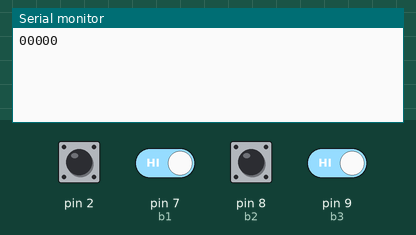
This sketch was run on a simulated Arduino Uno, built with avr-gcc and run on an emulated ATmega328P. Parts: the last lines printed to the serial monitor. The test bench sets the inputs (shaded band); at power-on: pin 2, pin 7 (b1), pin 8 (b2), pin 9 (b3) HIGH. Random numbers use the default seed unless the sketch sets one.

Above: at 1.2 s.
1.3 s: pin 2 driven LOW
At 1.8 s:
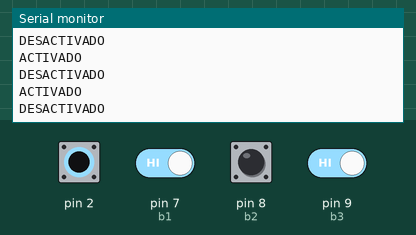
2.8 s: pin 2 driven HIGH and pin 7 (b1) driven LOW
At 5.5 s:
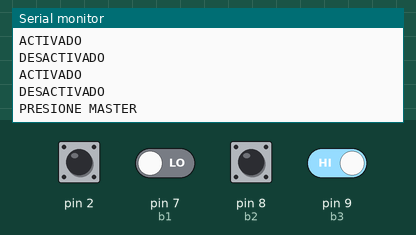
5.8 s: pin 2 driven LOW
At 6.5 s:
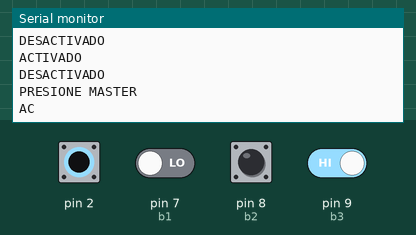
7.3 s: pin 9 (b3) driven LOW
At 7.8 s:
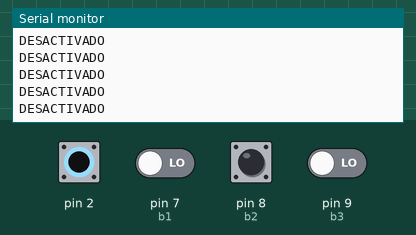

The sketch:

Prueba1_2B.ino
```cpp
#include <EEPROM.h>

#include <avr/wdt.h> //Librería perro guardían (reinicio sistema)

/*
 * UTN FICA CIERCOM
 * SISTEMAS MICROPROCESADOS
 * PRUEBA 1 SEGUNDO BIMESTRE
 * MATEO TITO
 *
 * Descripción:
 * Se trata de un sistema con con 4 botones, uno máster y 3 para la contraseña.
   La contraseña es de 5 dígitos que debe ser la combinación de los 3 botones.
   El sistema al presionar una vez (solo botón máster) y sin contraseña envía por comunicación
   serial el mensaje de activado o desactivado.
   Si es digitada la contraseña es correcta (se presiona la combinación de los 3 botones y luego
   el máster), envía por mensaje serial que se puede encender el carro. Caso contrario, se tendrá
   hasta 2 intentos más para acertar a la contraseña. Si no es el caso, el control se reinicia y
   genera otra contraseña de forma aleatoria de la combinación de los pulsadores. La nueva
   contraseña se envía por comunicación serial.

   Materiales: 4 Pulsadores
                pin2 -> interrupción/master
                pin7 -> botón 1 (Ingresa 1 a la pass)
                pin8 -> botón 2 (Ingresa 2 a la pass)
                pin9 -> botón 3 (Ingresa 3 a la pass)
   Memoria EEPROM:
                pos0 -> pass digito 1
                pos1 -> pass digito 2
                pos2 -> pass digito 3
                pos3 -> pass digito 4
                pos4 -> pass digito 5
                pos5 -> Si el sistema re reinició o no
*/
//Variables del sistema
int mas = 0; //Variable para controlar opciones
int b1 = 7; //Botrón 1
int b2 = 8; //Botrón 2
int b3 = 9; //Botrón 3
int pass_s [5] = {0, 0, 0, 0, 0}; //Array contraseña por pulsadores
boolean enable_pass = false; //Des/Habilita el ingreso de la pass
boolean pass_ingre = false; //Verificación de la pass (5 dígitos)
boolean equivocado = false; //Controla los intentos
int i = 0; //Contador
int intentos = 3; //Número de intentos
int contra_1; //Variables para pass aleatoria
int contra_2;
int contra_3;
int contra_4;
int contra_5;
int contra [5] = {contra_1, contra_2, contra_3, contra_4, contra_5}; //Array pass
void setup() {
  //Cargar al arduino una sola vez contraseña por defecto 12321
//  EEPROM.write(1, 0);
//  EEPROM.write(2, 1);
//  EEPROM.write(3, 2);
//  EEPROM.write(2, 3);
//  EEPROM.write(1, 4);
//  EEPROM.write(0, 5);
  Serial.begin(9600); //Inicia Cx
  randomSeed(analogRead(0)); //Semilla de random, lee ruido eléctrico
  if (EEPROM.read(5) == 1) { //Si se reinicia el sistema asigna pass random
  contra_1 = random(1, 4); //Asigna números random
  contra_2 = random(1, 4);
  contra_3 = random(1, 4);
  contra_4 = random(1, 4);
  contra_5 = random(1, 4);
  int contra [5] = {contra_1, contra_2, contra_3, contra_4, contra_5}; //Asigna contraseña con #'s random
  EEPROM.write(5, 0);
  } else if (EEPROM.read(5) == 0) { //Si el sistema inicia normalmente lee la pass anterior
    contra_1 = EEPROM.read(0);
    contra_2 = EEPROM.read(1);
    contra_3 = EEPROM.read(2);
    contra_4 = EEPROM.read(3);
    contra_5 = EEPROM.read(4);
    int contra [5] = {contra_1, contra_2, contra_3, contra_4, contra_5}; //Asigna contraseña
    EEPROM.write(5, 0);
  }
  Serial.println(String(contra[0]) + String(contra[1]) + String(contra[2]) + String(contra[3]) + String(contra[4]));
  attachInterrupt(0, master, LOW); //Botón Master
  pinMode(b1, INPUT); //Botones para contraseña 1
  pinMode(b2, INPUT); //2
  pinMode(b3, INPUT); //3
}

void loop() {
  if (enable_pass == true) { //Si está habilitado el ingreso de pass
    if (i < 5) { //Valida solo 5 dígitos
      if (digitalRead(b1) == LOW) { //Botón 1 asigna "1"
        delay(300); //Delay antirebotes
        pass_s [i] = 1; //Asigna contraseña ingresada
        //Serial.println(String(pass_s[i]) + "en la pos " + String(i));
        i++;
      }
      if (digitalRead(b2) == LOW) { //Botón 1 asigna "2"
        delay(300);//Delay antirebotes
        pass_s [i] = 2; //Asigna contraseña ingresada
        //Serial.println(String(pass_s[i]) + "en la pos " + String(i));
        i++;
      }
      if (digitalRead(b3) == LOW) { //Botón 1 asigna "3"
        delay(300);//Delay antirebotes
        pass_s [i] = 3; //Asigna contraseña ingresada
        //Serial.println(String(pass_s[i]) + "en la pos " + String(i));
        i++;
      }
    } else {
      Serial.println("PRESIONE MASTER"); //Presionar master para comprobar pass
      enable_pass = false; //Deshabilita el ingreso de pass hasta comprobación
      pass_ingre = true; //Habilita comprobación
    }
  }
}

void master () { //Botón master
int contra [5] = {contra_1, contra_2, contra_3, contra_4, contra_5};
  if (equivocado == false) { //Si se equivoca no cambia hasta terminar los 3 intentos
    if (mas < 3) { //Controla las 3 opciones disponibles
      mas++; //contador
    } else {
      mas = 0; //reset
    }
  }
  switch (mas) { //Opciones
    case 1:
      Serial.println("ACTIVADO"); //Mensaje de Activación al presionar master
      enable_pass = true; //Habilita ingreso de pass
      break;
    case 2:
      if (pass_ingre == true ) { //Verifica que haya ingreado alguna pass
        if (pass_s [0] == contra[0] && pass_s[1] == contra[1] && pass_s[2] == contra[2] &&
            pass_s [3] == contra[3] && pass_s[4] == contra[4]) { //Compara las pass
          Serial.println("PUEDE ENCENDER EL CARRO"); //Mensaje de confirmación
          pass_ingre = false; //Deshabilita el ingreso de pass
          equivocado = false; //Puede acceder a la opción 3
        } else {
          intentos = intentos - 1; //Pierde un intento
          Serial.println("PASS INCORRECTA"); //Mensaje de error
          Serial.println("INTENTOS RESTANTES: " + String(intentos)); //Indica intentos disponibles
          if (intentos > 0) { //Si todavía tiene intentos
            pass_ingre = false;
            enable_pass = true;
            equivocado = true;
            i = 0;
          } else { //Si se queda sin intentos
            Serial.println("REINICIADO");
            Serial.print("LA NUEVA PASS ES: ");
            EEPROM.write(5, 1);
            wdt_enable(WDTO_1S); //Reinicia el sistema
          }
        }
      }
      break;
    case 3:
      Serial.println("DESACTIVADO");
      break;
  }
}
```

Measured:
- after the input at 1.3 s, the serial monitor: prints a new line at once (image 1)
- after the input at 2.8 s, the serial monitor: prints a new line after 1.5 s (image 2)
- after the input at 5.8 s, the serial monitor: prints a new line at once (image 3)
- after the input at 7.3 s, the serial monitor: prints a new line after 0.31 s (image 4)
